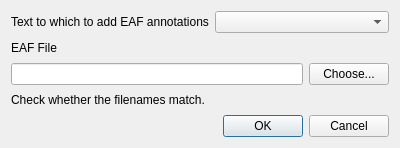
<?xml version="1.0" encoding="UTF-8"?>
<ui version="4.0">
 <class>MergeEafDialog</class>
 <widget class="QDialog" name="MergeEafDialog">
  <property name="geometry">
   <rect>
    <x>0</x>
    <y>0</y>
    <width>400</width>
    <height>148</height>
   </rect>
  </property>
  <property name="windowTitle">
   <string>Dialog</string>
  </property>
  <layout class="QVBoxLayout" name="verticalLayout">
   <item>
    <layout class="QVBoxLayout" name="verticalLayout_2">
     <item>
      <layout class="QHBoxLayout" name="horizontalLayout_2">
       <item>
        <widget class="QLabel" name="label">
         <property name="text">
          <string>Text to which to add EAF annotations</string>
         </property>
        </widget>
       </item>
       <item>
        <widget class="QComboBox" name="textCombo"/>
       </item>
      </layout>
     </item>
     <item>
      <widget class="QLabel" name="label_3">
       <property name="text">
        <string>EAF File</string>
       </property>
      </widget>
     </item>
     <item>
      <layout class="QHBoxLayout" name="horizontalLayout">
       <item>
        <widget class="QLineEdit" name="filename"/>
       </item>
       <item>
        <widget class="QPushButton" name="choose">
         <property name="text">
          <string>Choose...</string>
         </property>
        </widget>
       </item>
      </layout>
     </item>
     <item>
      <widget class="QLabel" name="matchingLabel">
       <property name="text">
        <string>Check whether the filenames match.</string>
       </property>
      </widget>
     </item>
     <item>
      <layout class="QHBoxLayout" name="horizontalLayout_3"/>
     </item>
    </layout>
   </item>
   <item>
    <widget class="QDialogButtonBox" name="buttonBox">
     <property name="orientation">
      <enum>Qt::Horizontal</enum>
     </property>
     <property name="standardButtons">
      <set>QDialogButtonBox::Cancel|QDialogButtonBox::Ok</set>
     </property>
    </widget>
   </item>
  </layout>
 </widget>
 <resources/>
 <connections>
  <connection>
   <sender>buttonBox</sender>
   <signal>accepted()</signal>
   <receiver>MergeEafDialog</receiver>
   <slot>accept()</slot>
   <hints>
    <hint type="sourcelabel">
     <x>248</x>
     <y>254</y>
    </hint>
    <hint type="destinationlabel">
     <x>157</x>
     <y>274</y>
    </hint>
   </hints>
  </connection>
  <connection>
   <sender>buttonBox</sender>
   <signal>rejected()</signal>
   <receiver>MergeEafDialog</receiver>
   <slot>reject()</slot>
   <hints>
    <hint type="sourcelabel">
     <x>316</x>
     <y>260</y>
    </hint>
    <hint type="destinationlabel">
     <x>286</x>
     <y>274</y>
    </hint>
   </hints>
  </connection>
 </connections>
</ui>
